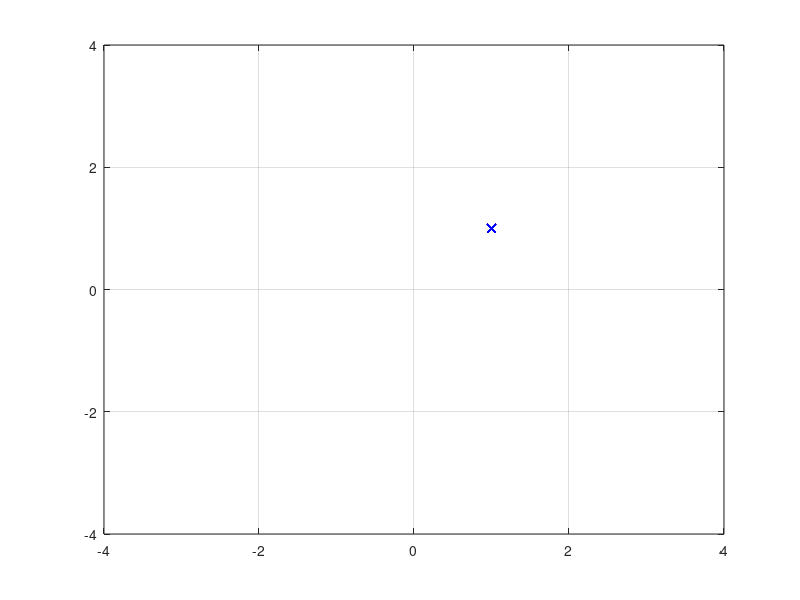

Write MATLAB code to recreate this figure. (Note: this script raises an error after producing the figure.)
clc;
close all;
%% initialization
swarm_size = 64;
maxIter = 100;
inertia = 1.0;
correction_factor = 2.0;
% posisi awal swarm
a = 1:8;
[X,Y] = meshgrid(a,a);
C = cat(2,X',Y');
D = reshape(C,[],2);
swarm(1:swarm_size,1,1:2) = D;
swarm(:,2,:) = 0;
swarm(:,4,1) = 1000;
plotObjFcn = 1;
% %fungsi
objfcn = @(x)0.5*((x(:,1).^4)-16*(x(:,1).^2)+5*(x(:,1)))+0.5*((x(:,2).^4)-16*(x(:,2)));

tic;
%iterasi pso
for iter = 1:maxIter
    swarm(:, 1, 1) = swarm(:, 1, 1) + swarm(:, 2, 1); %update posisi
    swarm(:,1,2) = swarm(:,1,2) + swarm(:,2,2); %update posisi
    x = swarm(:, 1, 1);
    y = swarm(:, 1, 2);
    fval = objfcn([x y]);
    
    for i = 1:swarm_size
        if fval(i,1) < swarm(i,4,1)
            swarm(i, 3, 1) = swarm(i, 1, 1);
            swarm(i, 3, 2) = swarm(i, 1, 2);
            swarm(i, 1, 4) = fval(i,1);
        end
    end
    [~, gbest] = min(swarm(:, 4, 1));
    
    swarm(:, 2, 1) = inertia*(rand(swarm_size,1).*swarm(:, 2 ,1 )) + correction_factor*(rand(swarm_size,1).*(swarm(:, 3, 1)...
        - swarm(:, 1, 1))) + correction_factor*(rand(swarm_size,1).*(swarm(gbest, 3 ,1) - swarm(:, 1, 1)));
    swarm(:, 2, 2) = inertia*(rand(swarm_size,1).*swarm(:, 2, 2)) + correction_factor*(rand(swarm_size,1).*(swarm(:, 3, 2)...
        - swarm(:, 1, 2))) + correction_factor*(rand(swarm_size,1).*(swarm(gbest, 3 ,2) - swarm(:, 1, 2)));

        
    %plot partikel
    clf;plot(swarm(:, 1, 1), swarm(:, 1, 2), 'bx');grid
    axis([-4 4 -4 4]);
    pause(.5);
    disp(['iteration :  ' num2str(iter)]);
end
toc
%plot 
if plotobjFcn
    ub = -4;
    lb = 4;
    npoints = 1000;
    x = (ub - lb) .* rand(npoints,2) + lb;
    for i = 1:npoints
        f = objFcn([x(i,1) x(1,2)]);
        flot3(x(i,1),x(i,2),f,'.r');hold on
    end
    plot3(swarm(1,3,1), swarm(1,3,2), swarm(1,4,1),'xb', 'linewidh',5,'Markersize',5)/grid
    hold on
end
x
xg = min(x)